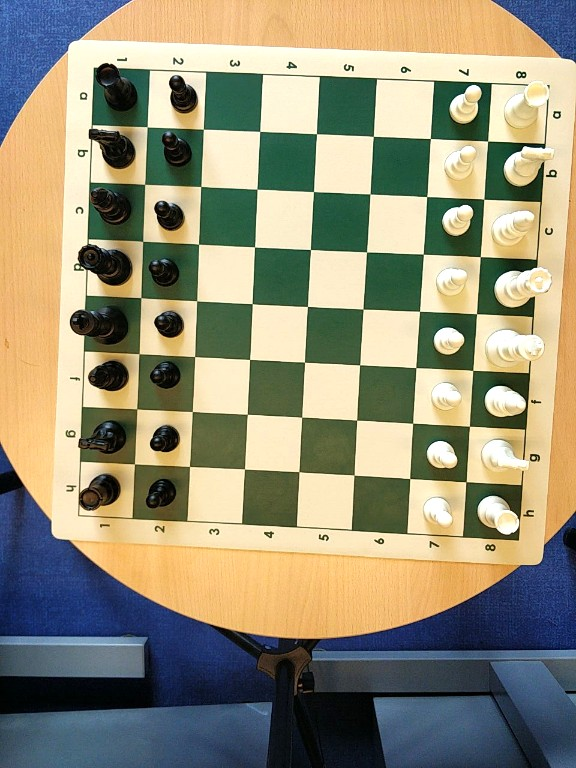
#> input picture notebooks/samples/screenshot.png, 576 x 768 px
$ jupyter execute ai_generated_algoritm.ipynb
#> lines starting #> are read from the running program, lines starting #| are printed output that depends on the picture; after the words box and inside, x2 and y2 are one past the last pixel; in counts of white or black regions, pixels touching at a corner belong together
[cell 1]
import cv2
from matplotlib import pyplot as plt
import numpy as np
import math
import os

[cell 2]
image_path = '../samples/screenshot.png'
image = cv2.imread(image_path)
#> image is the input picture: shape (768, 576, 3); mean B, G, R 119.2, 143.5, 148.1
image = cv2.cvtColor(image, cv2.COLOR_BGR2RGB)
gray = cv2.cvtColor(image, cv2.COLOR_RGB2GRAY)
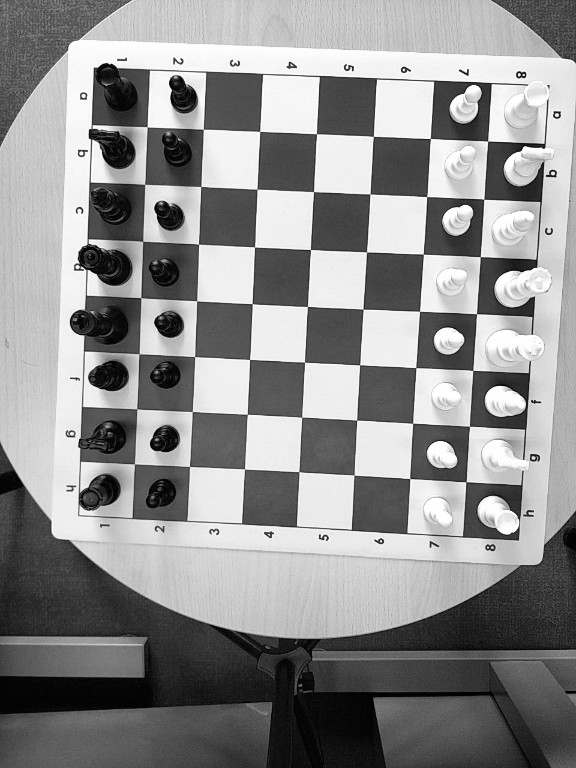
#> gray: shape (768, 576); min 0, max 255, mean 142.1

plt.imshow(gray, cmap='gray')

[cell 3]
blurred = cv2.GaussianBlur(gray, (3, 3), 0)
plt.imshow(blurred, cmap='gray')
plt.axis('off')
plt.show()

[cell 4]
edges = cv2.Canny(blurred, 50, 150)
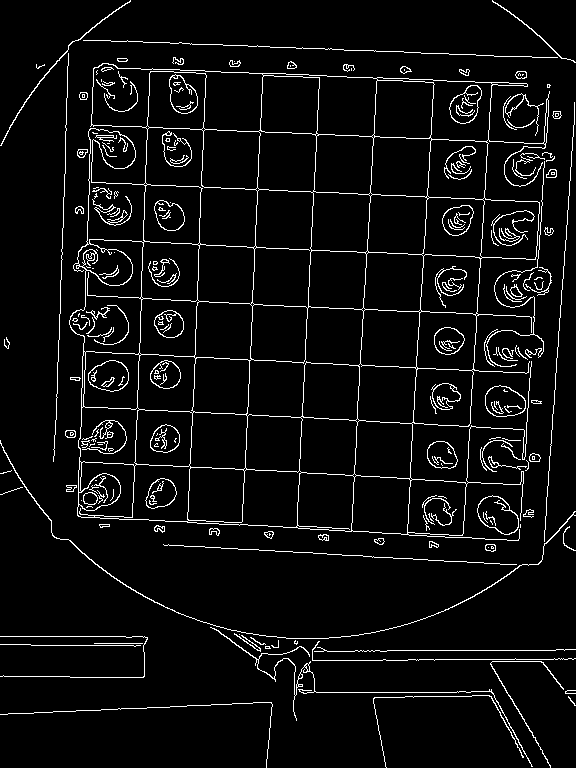
#> edges: shape (768, 576); 5.3% white in thin lines or dots
margin = 10
edges[:margin, :] = 0
#> edges: shape (768, 576); 5.3% white in thin lines or dots
edges[-margin:, :] = 0
#> edges: shape (768, 576); 5.3% white in thin lines or dots
edges[:, :margin] = 0
edges[:, -margin:] = 0
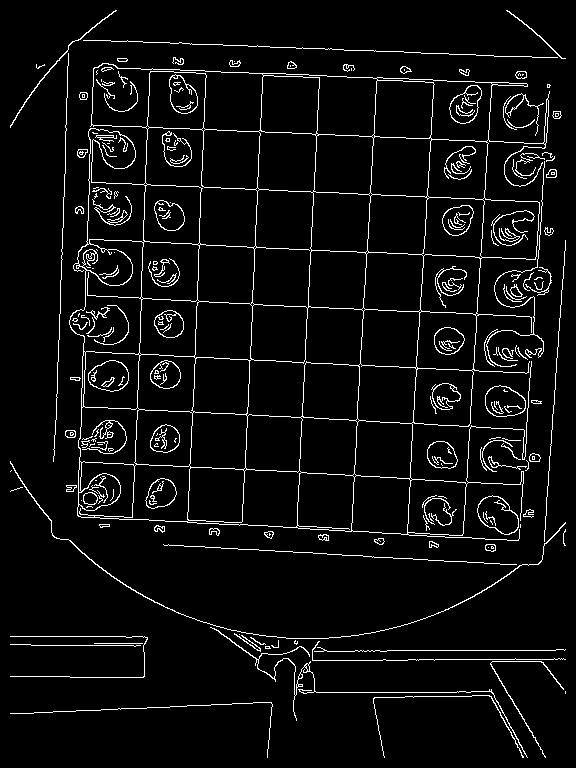
#> edges: shape (768, 576); 5.2% white in thin lines or dots


plt.imshow(edges, cmap='gray')
plt.axis('off')
plt.show()

[cell 5]
def fit_chessboard_grid(image, max_corners=500, debug=False):

#> called with max_corners = 500, debug = True
    if image is None:
        raise ValueError("image is None")

    if len(image.shape) == 3:
        gray = cv2.cvtColor(image, cv2.COLOR_BGR2GRAY)
        dbg = image.copy()
    else:
        gray = image.copy()
        dbg = cv2.cvtColor(gray, cv2.COLOR_GRAY2BGR)
#> dbg: shape (768, 576, 3); 5.2% white in thin lines or dots

    # ------------------------------------------------------------
    # 1) detect candidate corners
    # ------------------------------------------------------------
    blur = cv2.GaussianBlur(gray, (5, 5), 0)
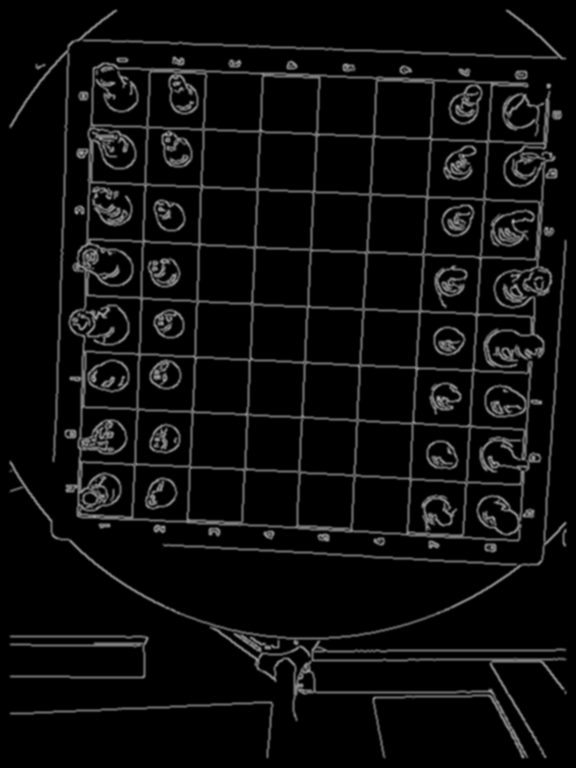
#> blur: shape (768, 576); min 0, max 179, mean 13.3

    pts = cv2.goodFeaturesToTrack(
        blur,
        maxCorners=500,
        qualityLevel=0.01,
        minDistance=6,
        blockSize=5,
        useHarrisDetector=True,
        k=0.04
    )
#> pts = 500 rows, first 8: [513, 221], [548, 85], [438, 397], [515, 286], [540, 402], [99, 314], [76, 212], [113, 83]

    if pts is None or len(pts) < 25:
        return (None, dbg) if debug else None

    pts = pts[:, 0, :].astype(np.float32)
#> pts = 500 pairs, first value 10 to 564, second value 11 to 756

    term = (cv2.TERM_CRITERIA_EPS + cv2.TERM_CRITERIA_MAX_ITER, 30, 0.01)
    pts = cv2.cornerSubPix(gray, pts, (5, 5), (-1, -1), term)
#> pts = 500 pairs, first value 9.55 to 565.9, second value 9.28 to 755.9

    # ------------------------------------------------------------
    # 2) estimate two dominant lattice directions from local pair angles
    # ------------------------------------------------------------
    angle_hist = np.zeros(180, dtype=np.float32)
    radius = max(gray.shape[:2]) * 0.15
#> radius = 115.2

    for i in range(len(pts)):
        pi = pts[i]
        for j in range(i + 1, len(pts)):
            pj = pts[j]
            dvec = pj - pi
            d = np.linalg.norm(dvec)
            if d < 5 or d > radius:
                continue
            ang = np.degrees(np.arctan2(dvec[1], dvec[0]))
            ang = (ang + 180) % 180
            angle_hist[int(ang)] += 1.0 / (1.0 + d)
#> this loop made 500 passes
#> pi on passes 1 to 3: [511.9, 221.8], [548.5, 85.67], [438, 397]
#> after the loop, angle_hist = 180 values, max 4.4 at index 2, min 0.742 at index 151, mean 1.59

    if angle_hist.max() == 0:
        return (None, dbg) if debug else None

    # smooth histogram
    smooth = np.zeros_like(angle_hist)
#> smooth = 180 values from 0 to 0
    for i in range(180):
        for k in range(-4, 5):
            smooth[i] += angle_hist[(i + k) % 180]
#> after the loop, smooth = 180 values, max 25.5 at index 94, min 10.7 at index 153, mean 14.28

    a1 = int(np.argmax(smooth))
#> a1 = 94
    smooth2 = smooth.copy()
#> smooth2 has the same summary as smooth
    for k in range(-20, 21):
        smooth2[(a1 + k) % 180] = 0
#> after the loop, smooth2 = 180 values, max 18.73 at index 179, min 0 at index 74, mean 10.3
    a2 = int(np.argmax(smooth2))
#> a2 = 179

    th1 = np.deg2rad(a1)
#> th1 = 1.64
    th2 = np.deg2rad(a2)
#> th2 = 3.12

    u1 = np.array([np.cos(th1), np.sin(th1)], dtype=np.float32)
#> u1 = [-0.0698, 0.998]
    u2 = np.array([np.cos(th2), np.sin(th2)], dtype=np.float32)
#> u2 = [-1, 0.0175]

    if abs(np.cross(u1, u2)) < 0.25:
        return (None, dbg) if debug else None

    # ------------------------------------------------------------
    # 3) transform points into lattice basis
    # ------------------------------------------------------------
    A = np.stack([u1, u2], axis=1)
#> A = [[-0.0698, -1], [0.998, 0.0175]]
    try:
        Ainv = np.linalg.inv(A)
#> Ainv = [[0.0175, 1], [-1, -0.07]]
    except np.linalg.LinAlgError:
        return (None, dbg) if debug else None

    uv = (Ainv @ pts.T).T
#> uv = 500 pairs, first value 11.35 to 768.2, second value -613.9 to -18.43

    # ------------------------------------------------------------
    # 4) estimate lattice spacings
    # ------------------------------------------------------------
    du_vals = []
    dv_vals = []

    for i in range(len(uv)):
        for j in range(i + 1, len(uv)):
            d = uv[j] - uv[i]
            adu = abs(d[0])
            adv = abs(d[1])

            if adv < 8 and adu > 4:
                du_vals.append(adu)
            if adu < 8 and adv > 4:
                dv_vals.append(adv)
#> after the loop, du_vals = 5824 values, max 642.2 at index 1519, min 4.03 at index 1163, mean 175.4; dv_vals = 3447 values, max 551.2 at index 2227, min 4.02 at index 255, mean 181.4

    if len(du_vals) < 20 or len(dv_vals) < 20:
        return (None, dbg) if debug else None

    def dominant_spacing(vals):
        vals = np.array(vals, dtype=np.float32)
#> vals has the same summary as du_vals in fit_chessboard_grid
        vals = vals[(vals > 4) & (vals < np.percentile(vals, 85))]
#> vals = 4950 values, max 308 at index 2950, min 4.03 at index 934, mean 136.5
        if len(vals) < 10:
            return None
        hist, edges = np.histogram(vals, bins=100)
#> hist = 100 values, max 213 at index 17, min 17 at index 88, mean 49.5; edges = 101 values from 4.03 to 308
        k = np.argmax(hist)
#> k = 17
        return 0.5 * (edges[k] + edges[k + 1])

    su = dominant_spacing(du_vals)
#> su = 57.23
    sv = dominant_spacing(dv_vals)
#> sv = 56.64

    if su is None or sv is None:
        return (None, dbg) if debug else None

    # ------------------------------------------------------------
    # 5) try many lattice origins and score 9x9 occupancy
    # ------------------------------------------------------------
    best_score = -1
    best_params = None
    best_assign = None

    u_all = uv[:, 0]
#> u_all = 500 values, max 768.2 at index 395, min 11.35 at index 201, mean 326.6
    v_all = uv[:, 1]
#> v_all = 500 values, max -18.43 at index 240, min -613.9 at index 470, mean -333.5

    # sample possible origins from actual points
    sample_idx = np.linspace(0, len(pts) - 1, min(80, len(pts))).astype(int)
#> sample_idx = 80 values from 0 to 499

    for idx in sample_idx:
        u0 = u_all[idx]
        v0 = v_all[idx]

        iu = np.round((u_all - u0) / su).astype(int)
        iv = np.round((v_all - v0) / sv).astype(int)

        # try sliding 9x9 windows in integer lattice space
        for umin in range(iu.min(), iu.max() - 7):
            umax = umin + 8
            for vmin in range(iv.min(), iv.max() - 7):
                vmax = vmin + 8

                inside = (iu >= umin) & (iu <= umax) & (iv >= vmin) & (iv <= vmax)
                if inside.sum() < 20:
                    continue

                # occupancy map
                occ = {}
                residuals = []

                for p, a, b, keep, uu, vv in zip(pts, iu, iv, inside, u_all, v_all):
                    if not keep:
                        continue
                    key = (a, b)
                    pred_u = u0 + a * su
                    pred_v = v0 + b * sv
                    residuals.append((uu - pred_u) ** 2 + (vv - pred_v) ** 2)
                    if key not in occ:
                        occ[key] = []
                    occ[key].append(p)

                # count occupied cells in 9x9
                occ_count = 0
                for a in range(umin, umax + 1):
                    for b in range(vmin, vmax + 1):
                        if (a, b) in occ:
                            occ_count += 1

                if occ_count < 20:
                    continue

                residual = np.mean(residuals) if residuals else 1e9

                # encourage occupancy, penalize fitting error
                score = occ_count * 10 - residual

                # bonus for interior support
                interior = 0
                for a in range(umin + 1, umax):
                    for b in range(vmin + 1, vmax):
                        if (a, b) in occ:
                            interior += 1
                score += interior * 4

                if score > best_score:
                    best_score = score
                    best_params = (u0, v0, umin, vmin)
                    best_assign = occ
#> this loop made 80 passes
#> (idx, u0, v0) on passes 2 to 13: (6, 214.1, -90.95), (12, 154.2, -134), (18, 212.6, -174.9), (25, 703.7, -539.7), (31, 651.4, -343.2), (37, 105.7, -198.4), (44, 163.2, -561.5), (50, 143.5, -178), (56, 658.6, -308.6), (63, 174.7, -457.9), (69, 282.9, -486.7), (75, 524.6, -487.2)
#> (u0, v0) on pass 1: (231.6, -528.1)
#> after the loop, best_assign = 81 items; best_params = (368.2, -513.3, -5, -1); best_score = 561.9

    if best_params is None:
        return (None, dbg) if debug else None

    u0, v0, umin, vmin = best_params
#> u0 = 368.2; v0 = -513.3; umin = -5; vmin = -1

    # ------------------------------------------------------------
    # 6) build predicted 9x9 grid and refine with observed points
    # ------------------------------------------------------------
    grid = np.zeros((9, 9, 2), dtype=np.float32)

    for r in range(9):
        for c in range(9):
            a = umin + c
            b = vmin + r

            pred_uv = np.array([u0 + a * su, v0 + b * sv], dtype=np.float32)
            pred_xy = A @ pred_uv

            if (a, b) in best_assign:
                obs = np.mean(best_assign[(a, b)], axis=0)
                # blend observed and predicted for stability
                pt = 0.7 * obs + 0.3 * pred_xy
            else:
                pt = pred_xy

            grid[r, c] = pt

    # ------------------------------------------------------------
    # 7) optional homography refinement from ideal lattice
    # ------------------------------------------------------------
    src = []
    dst = []
    for r in range(9):
        for c in range(9):
            a = umin + c
            b = vmin + r
            if (a, b) in best_assign:
                obs = np.mean(best_assign[(a, b)], axis=0)
                src.append([c, r])
                dst.append(obs)
#> after the loop, dst = 81 pairs, first value 88.55 to 553.1, second value 65.45 to 537.2; src = 81 pairs, first value 0 to 8, second value 0 to 8

    if len(src) >= 8:
        src = np.array(src, dtype=np.float32)
        dst = np.array(dst, dtype=np.float32)

        H, mask = cv2.findHomography(src, dst, method=cv2.RANSAC, ransacReprojThreshold=5.0)
#> H = [[-0.653, -56.68, 554.8], [62.21, -0.213, 76], [0.00748, 0.00733, 1]]; mask = 81 values, max 1 at index 0, min 0 at index 1, mean 0.358
        if H is not None:
            ideal = np.array([[[c, r]] for r in range(9) for c in range(9)], dtype=np.float32)
            proj = cv2.perspectiveTransform(ideal, H).reshape(9, 9, 2)
            grid = proj.astype(np.float32)

    # ------------------------------------------------------------
    # debug draw
    # ------------------------------------------------------------
    if debug:
        for p in pts:
            cv2.circle(dbg, tuple(np.int32(p)), 2, (120, 120, 120), -1)
#> this loop made 500 passes
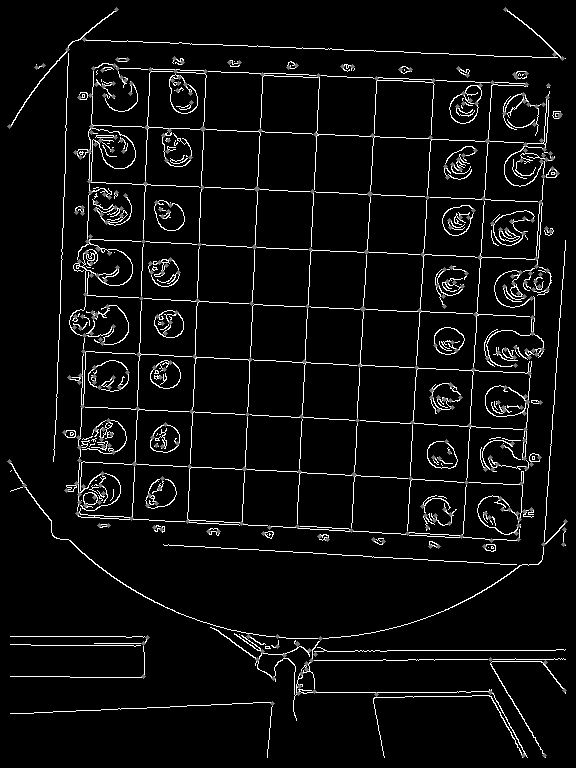
#> dbg: shape (768, 576, 3); min 0, max 255, mean 13.7

        for r in range(9):
            for c in range(9):
                p = tuple(np.int32(grid[r, c]))
                cv2.circle(dbg, p, 4, (0, 255, 255), -1)
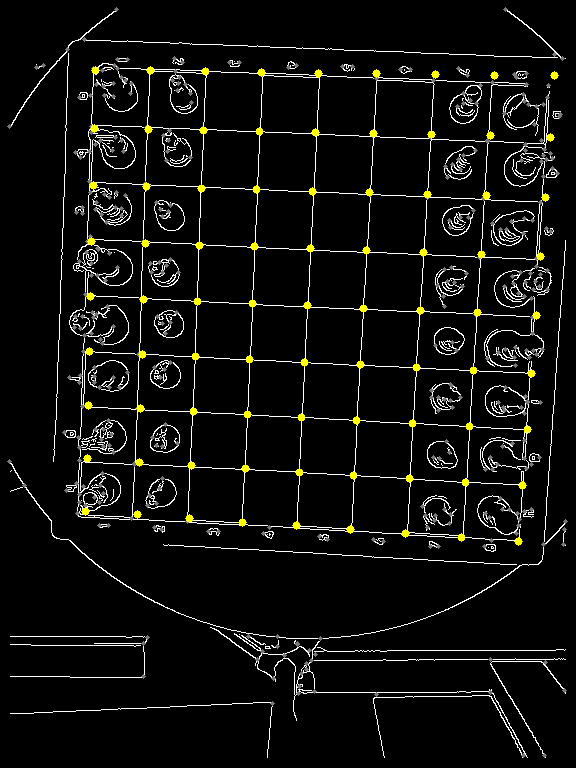
#> dbg: shape (768, 576, 3); 0.9% of pixels changed, all inside (x1, y1, x2, y2) = (81, 66, 559, 546)

        for r in range(9):
            for c in range(8):
                p1 = tuple(np.int32(grid[r, c]))
                p2 = tuple(np.int32(grid[r, c + 1]))
                cv2.line(dbg, p1, p2, (0, 255, 0), 1)
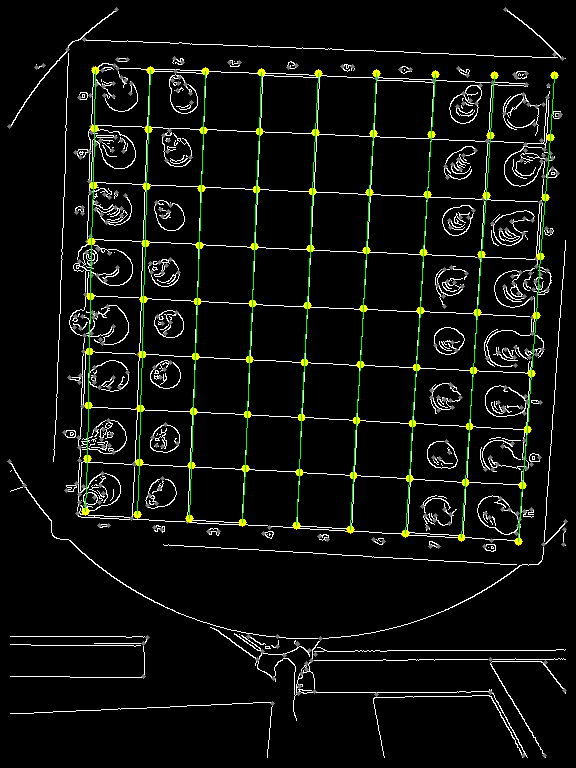
#> dbg: shape (768, 576, 3); 0.92% of pixels changed, all inside (x1, y1, x2, y2) = (85, 70, 555, 542)

        for c in range(9):
            for r in range(8):
                p1 = tuple(np.int32(grid[r, c]))
                p2 = tuple(np.int32(grid[r + 1, c]))
                cv2.line(dbg, p1, p2, (255, 0, 0), 1)
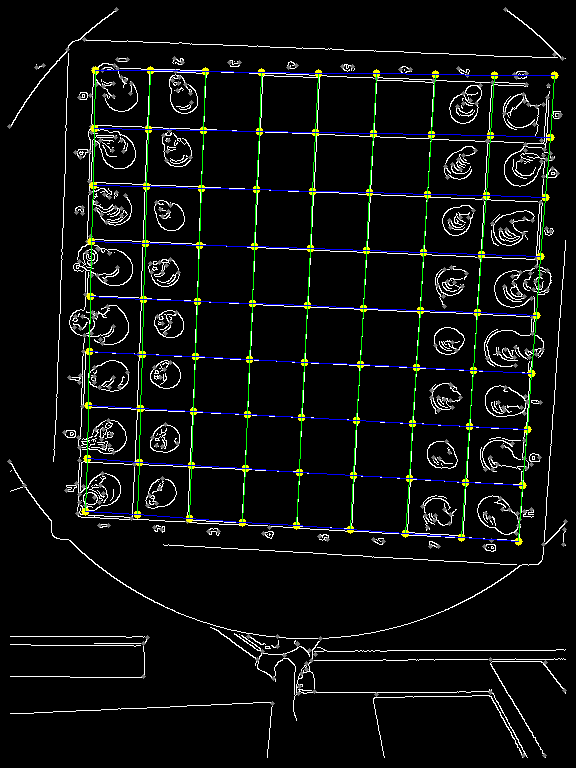
#> dbg: shape (768, 576, 3); 0.91% of pixels changed, all inside (x1, y1, x2, y2) = (85, 70, 555, 542)

        return grid, dbg

    return grid

[cell 6]
grid, dbg = fit_chessboard_grid(edges, debug=True)

plt.imshow(dbg)
plt.axis('off')
plt.show()
print("Grid shape:", None if grid is None else grid.shape)
#| Grid shape: (9, 9, 2)

[cell 7]
src = np.array([
    grid[0, 0],
    grid[0, 8],
    grid[8, 8],
    grid[8, 0]
], dtype=np.float32)
#> src = [[554.8, 76], [518.6, 541.3], [85.96, 511.3], [95.75, 70.18]]

dst = np.array([
    [0, 0],
    [640 - 1, 0],
    [640 - 1, 640 - 1],
    [0, 640 - 1]
], dtype=np.float32)
#> dst = [[0, 0], [639, 0], [639, 639], [0, 639]]

M = cv2.getPerspectiveTransform(src, dst)
#> M = [[-0.0175, 1.38, -94.9], [-1.4, -0.109, 782.9], [0.00013, -0.000119, 1]]
warped = cv2.warpPerspective(image, M, (640, 640), flags=cv2.INTER_LINEAR)
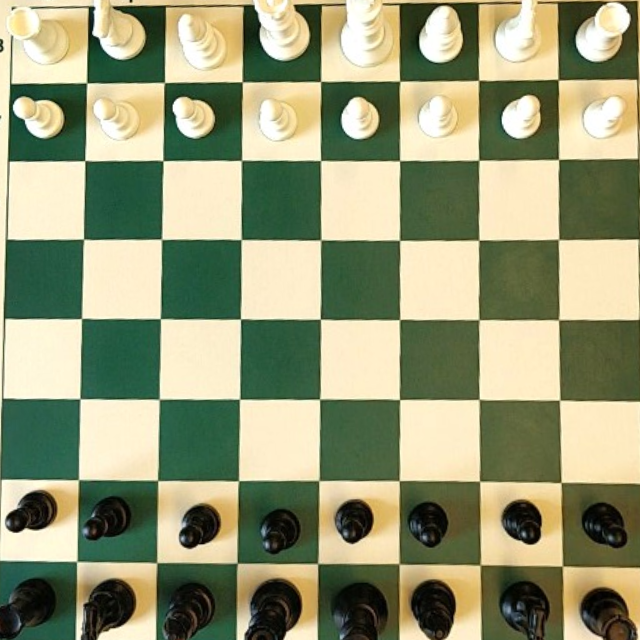
#> warped: shape (640, 640, 3); mean R, G, B 148.6, 152.4, 118.4

plt.imshow(warped)
plt.axis('off')
plt.show()
